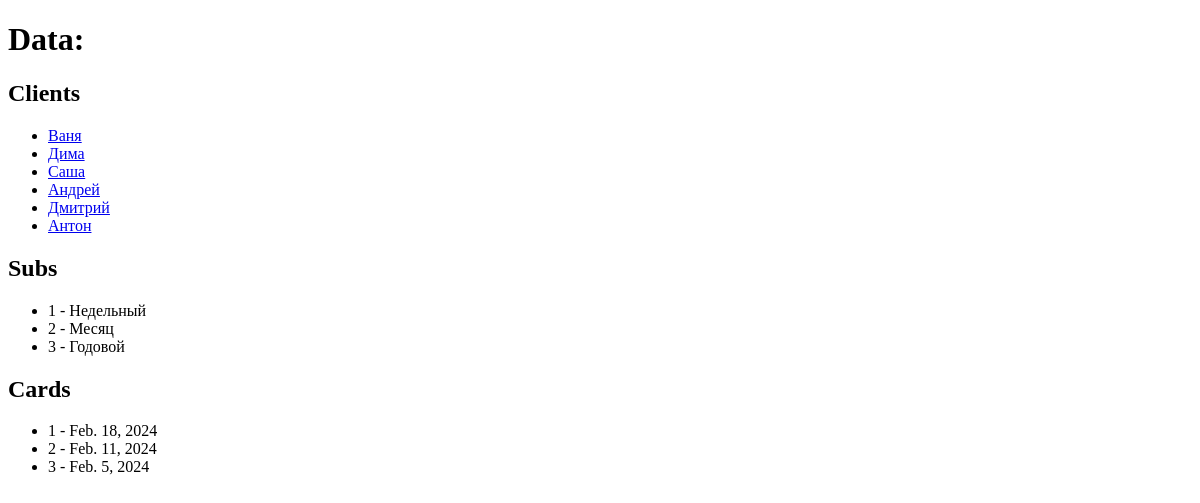
Page /form on the earlier database version.
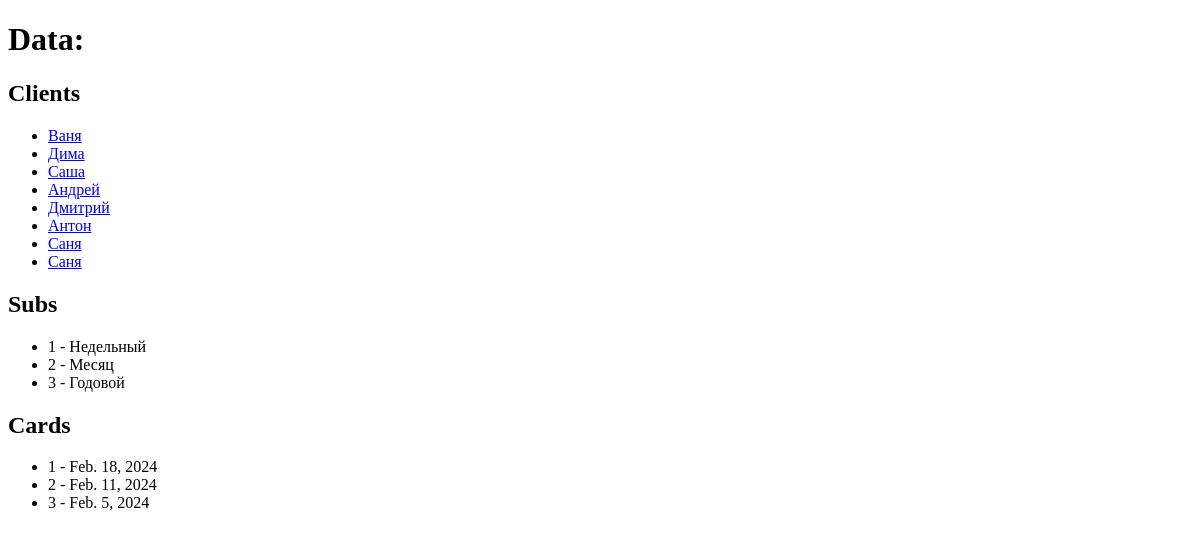
Same page on the later database version.
### main/models.py (models this page shows, shortened)
class Client(models.Model):
    cl_id = models.AutoField(primary_key=True)
    cl_name = models.CharField(max_length=30)
    adress = models.CharField(max_length=50)
    phone_num = models.IntegerField()
    age = models.IntegerField()
    def title(self) -> str:
        return self.cl_name

class Subscription(models.Model):
    sub_id = models.AutoField(primary_key=True)
    name = models.CharField(max_length=20)
    price = models.IntegerField()
    num_days = models.IntegerField()

class Sailed_subs(models.Model):
    card_id = models.AutoField(primary_key=True)
    cl_id = models.ForeignKey(Client, on_delete=models.CASCADE)
    sub_id = models.ForeignKey(Subscription, on_delete=models.CASCADE)
    date_start = models.DateField()
    date_end = models.DateField()

### main/views.py (the view)
# urls.py: path("form", get_page, name="form"),
def get_page(req):
    client_data = Client.objects.all()
    subs_data = Subscription.objects.all()
    sailed_data = Sailed_subs.objects.all()
    return render(req, "form.html",{'client_data':client_data, 'subs_data': subs_data, 'sailed_data':sailed_data})

### templates/form.html (shortened to what this page needs)
<!DOCTYPE html>
<html lang="en">
  <head>
  </head>
  <body>
    <h1>Data:</h1>
    <h2>Clients</h2>
    <ul>
        {% for item in client_data %}
            <li><a href="{% url 'detail_client' pk=item.pk %}">{{ item.title }}</a></li>
        {% endfor %}
    </ul>
    <h2>Subs</h2>
    <ul>
        {% for item in subs_data %}
            <li>{{ item.sub_id }} - {{ item.name }}</li>
        {% endfor %}
    </ul>
    <h2>Cards</h2>
    <ul>
        {% for item in sailed_data %}
            <li>{{ item.card_id }} - {{ item.date_start }}</li>
        {% endfor %}
    </ul>
  </body>
</html>

Differences in the rows shown:
added Client: title "Саня"
added Client: title "Саня"
